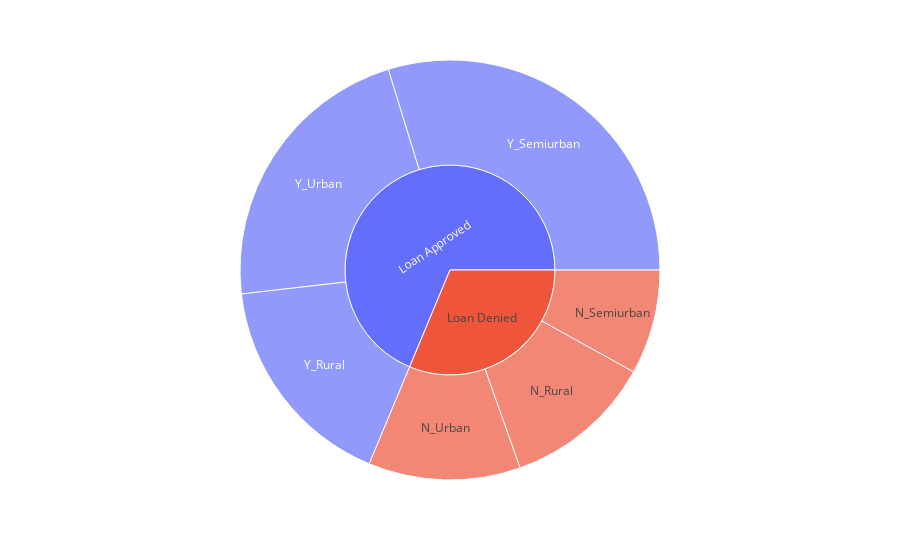

The code cell stored with this chart in its notebook:
### Code cell
sunbrust_chart(data = Data, column = "Property_Area" , figsize = (10,6))

### Figure 1 — Plotly figure (JSON) as saved in the notebook; plotly's stock layout.template omitted (floating-point values rounded to 4 significant figures)
{"data": [{"branchvalues": "total", "domain": {"x": [0, 1], "y": [0, 1]}, "hovertemplate": "labels=%{label}<br>value=%{value}<br>parent=%{parent}<br>id=%{id}<extra></extra>", "ids": ["Loan Denied/N_Rural", "Loan Denied/N_Semiurban", "Loan Denied/N_Urban", "Loan Approved/Y_Rural", "Loan Approved/Y_Semiurban", "Loan Approved/Y_Urban", "Loan Approved", "Loan Denied"], "labels": ["N_Rural", "N_Semiurban", "N_Urban", "Y_Rural", "Y_Semiurban", "Y_Urban", "Loan Approved", "Loan Denied"], "name": "", "parents": ["Loan Denied", "Loan Denied", "Loan Denied", "Loan Approved", "Loan Approved", "Loan Approved", "", ""], "type": "sunburst", "values": [60, 42, 61, 88, 155, 115, 358, 163]}], "layout": {"legend": {"tracegroupgap": 0}, "margin": {"t": 60}}}
